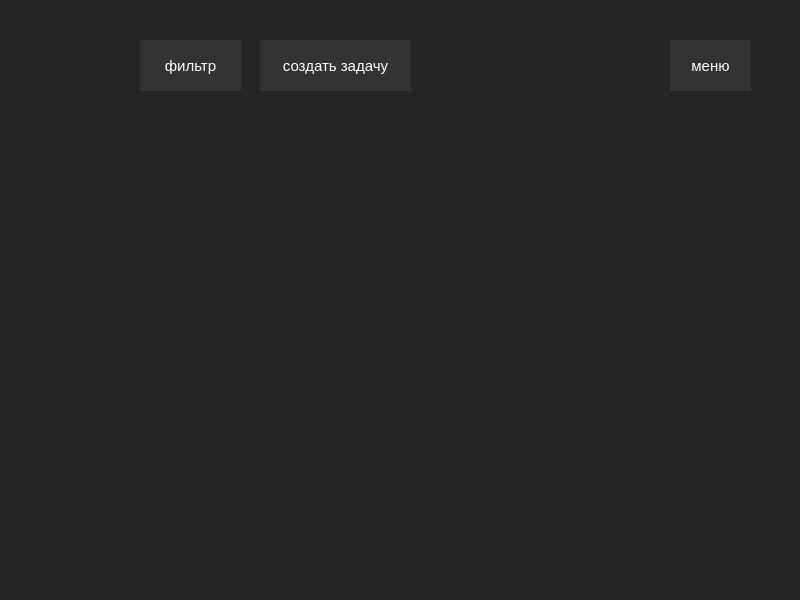
<?xml version="1.0" encoding="UTF-8"?>
<ui version="4.0">
 <class>MainWindow2</class>
 <widget class="QMainWindow" name="MainWindow2">
  <property name="geometry">
   <rect>
    <x>0</x>
    <y>0</y>
    <width>800</width>
    <height>600</height>
   </rect>
  </property>
  <property name="windowTitle">
   <string>MainWindow</string>
  </property>
  <property name="styleSheet">
   <string notr="true">background-color: #252525;</string>
  </property>
  <widget class="QWidget" name="centralwidget">
   <widget class="QPushButton" name="pushButton">
    <property name="geometry">
     <rect>
      <x>140</x>
      <y>40</y>
      <width>101</width>
      <height>51</height>
     </rect>
    </property>
    <property name="font">
     <font>
      <pointsize>11</pointsize>
     </font>
    </property>
    <property name="styleSheet">
     <string notr="true">QPushButton {
	border: #383838;
	color: white;
	background-color: #333333;
}

QPushButton::pressed {
	background-color: #424242;
}</string>
    </property>
    <property name="text">
     <string>фильтр</string>
    </property>
   </widget>
   <widget class="QPushButton" name="pushButton_2">
    <property name="geometry">
     <rect>
      <x>260</x>
      <y>40</y>
      <width>151</width>
      <height>51</height>
     </rect>
    </property>
    <property name="font">
     <font>
      <pointsize>11</pointsize>
     </font>
    </property>
    <property name="styleSheet">
     <string notr="true">QPushButton {
	border: #383838;
	color: white;
	background-color: #333333;
}

QPushButton::pressed {
	background-color: #424242;
}</string>
    </property>
    <property name="text">
     <string>создать задачу</string>
    </property>
   </widget>
   <widget class="QPushButton" name="pushButton_3">
    <property name="geometry">
     <rect>
      <x>670</x>
      <y>40</y>
      <width>81</width>
      <height>51</height>
     </rect>
    </property>
    <property name="font">
     <font>
      <pointsize>11</pointsize>
     </font>
    </property>
    <property name="styleSheet">
     <string notr="true">QPushButton {
	border: #383838;
	color: white;
	background-color: #333333;
}

QPushButton::pressed {
	background-color: #424242;
}</string>
    </property>
    <property name="text">
     <string>меню</string>
    </property>
   </widget>
  </widget>
 </widget>
 <resources/>
 <connections/>
</ui>
